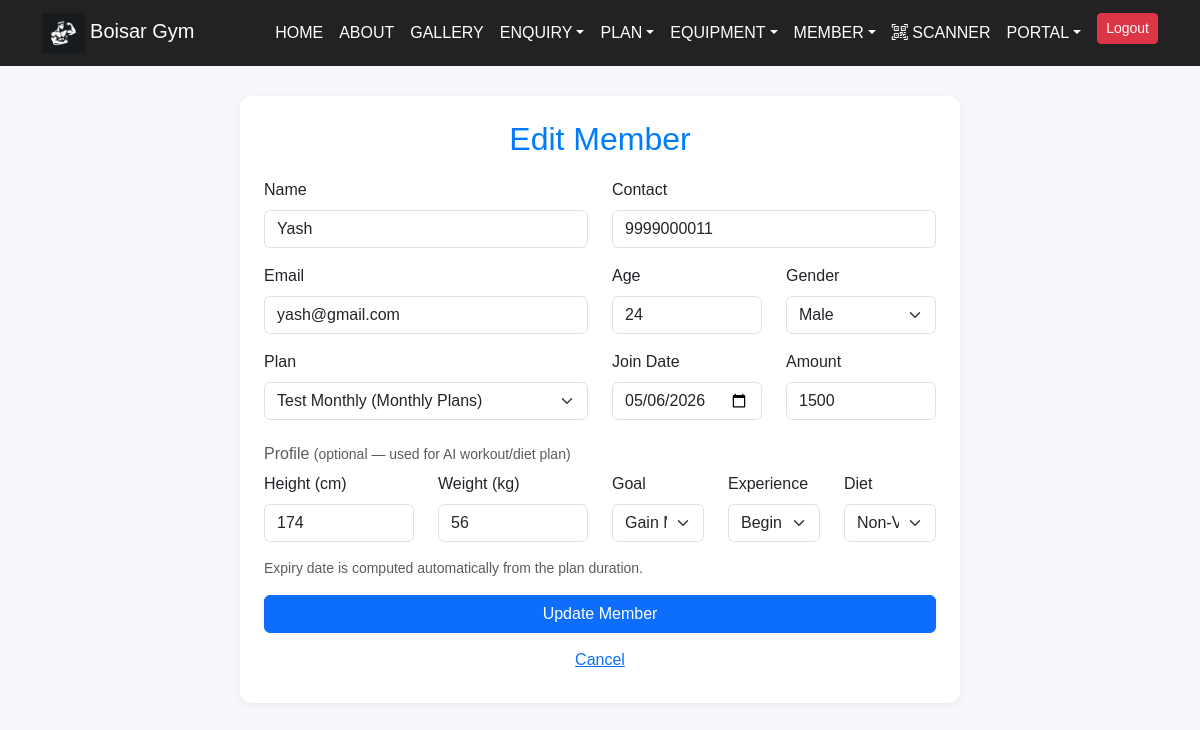
The page /edit_member/64/ (signed in) on the database its author committed.
### project/models.py (models this page shows, shortened)
class Member(models.Model):
    GENDER_CHOICES = [('Male', 'Male'), ('Female', 'Female')]
    GOAL_CHOICES = [
        ('lose', 'Lose Weight'),
        ('gain', 'Gain Muscle'),
        ('maintain', 'Maintain'),
    ]
    EXPERIENCE_CHOICES = [
        ('beginner', 'Beginner'),
        ('intermediate', 'Intermediate'),
        ('advanced', 'Advanced'),
    ]
    DIET_CHOICES = [
        ('veg', 'Vegetarian'),
        ('nonveg', 'Non-Vegetarian'),
        ('vegan', 'Vegan'),
    ]
    user = models.OneToOneField(
        settings.AUTH_USER_MODEL,
        on_delete=models.SET_NULL,
        null=True, blank=True,
        related_name='member_profile',
    )
    name = models.CharField(max_length=100)
    contact = models.CharField(max_length=15)
    email = models.EmailField(unique=True)
    age = models.PositiveIntegerField()
    gender = models.CharField(max_length=10, choices=GENDER_CHOICES)
    plan = models.ForeignKey(Plan, on_delete=models.PROTECT, related_name='members')
    join_date = models.DateField(default=timezone.now)
    expiry_date = models.DateField(blank=True, null=True)
    amount = models.PositiveIntegerField()
    height_cm = models.PositiveIntegerField(blank=True, null=True)
    weight_kg = models.PositiveIntegerField(blank=True, null=True)
    goal = models.CharField(max_length=10, choices=GOAL_CHOICES, blank=True)
    experience = models.CharField(max_length=15, choices=EXPERIENCE_CHOICES, blank=True)
    diet = models.CharField(max_length=10, choices=DIET_CHOICES, blank=True)

### project/views.py (the view)
# urls.py: path('edit_member/<int:member_id>/', views.edit_member, name='edit_member'),
@login_required(login_url="admin_login")
def edit_member(request, member_id):
    member = get_object_or_404(Member, id=member_id)
    form = MemberForm(request.POST or None, instance=member)
    if request.method == "POST" and form.is_valid():
        form.save()
        messages.success(request, "Member updated.")
        return redirect('view_member')
    return render(request, 'admin_panel/add_member.html', {'form': form, 'editing': True})

### project/forms.py
class MemberForm(_BootstrapMixin, forms.ModelForm):
    class Meta:
        model = Member
        fields = [
            'name', 'contact', 'email', 'age', 'gender',
            'plan', 'join_date', 'amount',
            'height_cm', 'weight_kg', 'goal', 'experience', 'diet',
        ]
        widgets = {
            'join_date': forms.DateInput(attrs={'type': 'date'}),
        }

### project/forms.py (called while the page is built)
def _add_class(widget, klass):
    existing = widget.attrs.get('class', '')
    widget.attrs['class'] = (existing + ' ' + klass).strip()

### project/models.py (called while the page is built)
    def __str__(self):
        return f"{self.name} ({self.duration})"

### templates/admin_panel/add_member.html (shortened to what this page needs)
<!DOCTYPE html>
<html lang="en">
  <head>
  </head>
  <body>
    {% include "admin_panel/navbar.html" %}
    <div class="panel panel-narrow">
      <h2 class="text-center">{% if editing %}Edit{% else %}Add{% endif %} Member</h2>
      <form method="POST">
        <div class="row">
          <div class="col-md-6 mb-3"><label class="form-label">Name</label>{{ form.name }}</div>
          <div class="col-md-6 mb-3"><label class="form-label">Contact</label>{{ form.contact }}</div>
        </div>
        <div class="row">
          <div class="col-md-6 mb-3"><label class="form-label">Email</label>{{ form.email }}</div>
          <div class="col-md-3 mb-3"><label class="form-label">Age</label>{{ form.age }}</div>
          <div class="col-md-3 mb-3"><label class="form-label">Gender</label>{{ form.gender }}</div>
        </div>
        <div class="row">
          <div class="col-md-6 mb-3"><label class="form-label">Plan</label>{{ form.plan }}</div>
          <div class="col-md-3 mb-3"><label class="form-label">Join Date</label>{{ form.join_date }}</div>
          <div class="col-md-3 mb-3"><label class="form-label">Amount</label>{{ form.amount }}</div>
        </div>
        <h6 class="mt-2 text-muted">Profile <small>(optional — used for AI workout/diet plan)</small></h6>
        <div class="row">
          <div class="col-md-3 mb-3"><label class="form-label">Height (cm)</label>{{ form.height_cm }}</div>
          <div class="col-md-3 mb-3"><label class="form-label">Weight (kg)</label>{{ form.weight_kg }}</div>
          <div class="col-md-2 mb-3"><label class="form-label">Goal</label>{{ form.goal }}</div>
          <div class="col-md-2 mb-3"><label class="form-label">Experience</label>{{ form.experience }}</div>
          <div class="col-md-2 mb-3"><label class="form-label">Diet</label>{{ form.diet }}</div>
        </div>
        <p class="small text-muted">Expiry date is computed automatically from the plan duration.</p>
        <button type="submit" class="btn btn-primary w-100">
          {% if editing %}Update Member{% else %}Save Member{% endif %}
        </button>
        <a class="btn btn-link w-100 mt-2" href="{% url 'view_member' %}">Cancel</a>
      </form>
    </div>
  </body>
</html>

### templates/admin_panel/navbar.html (style rules this page uses)
body { font-family: 'Poppins', Arial, sans-serif; background: #f6f7fb; margin: 0; }
.panel { max-width: 1100px; margin: 30px auto; background: #fff; padding: 24px; border-radius: 12px; box-shadow: 0 2px 6px rgba(0,0,0,0.06); }
.panel h2 { color: #007bff; margin-bottom: 20px; }
.panel-narrow { max-width: 720px; }

### rows shown on the page
Member: name "Yash", contact "9999000011", email "yash@gmail.com", age "24", gender "Male", plan "Test Monthly (Monthly Plans)", join_date "05/06/2026", amount "1500", height_cm "174", weight_kg "56", goal "Gain Muscle", experience "Beginner", diet "Non-Vegetarian"
